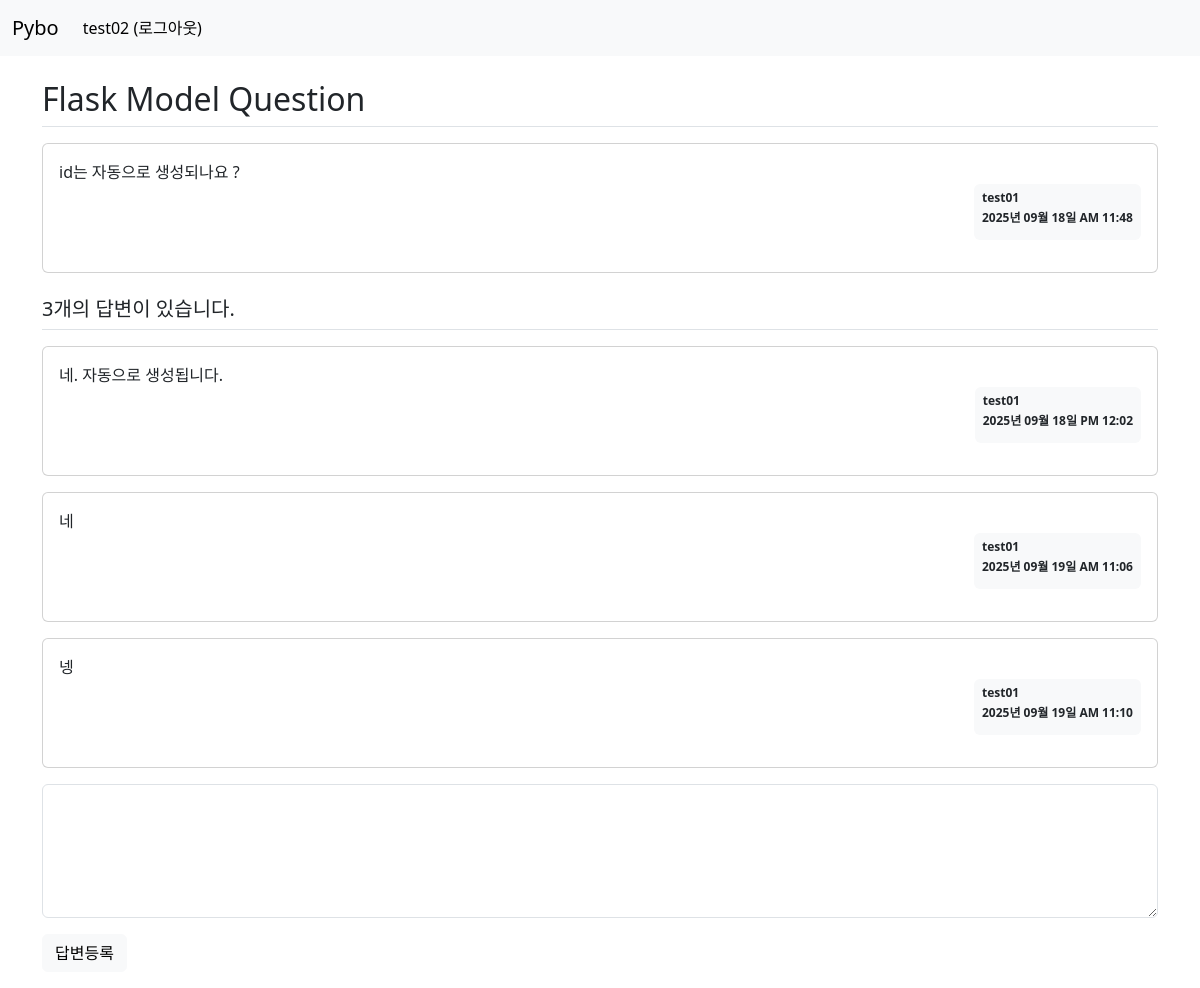
The page /question/detail/2/ (signed in) on the database its author committed.
### pybo/models.py (models this page shows)
class User(db.Model):
    id = db.Column(db.Integer, primary_key=True) # 테이블에서 유일하게 구분할 수 있는 값들
    username = db.Column(db.String(150), unique=True, nullable=False) # unique = 중복 X
    password = db.Column(db.String(200), nullable=False)
    email = db.Column(db.String(120), unique=True, nullable=False)

class Question(db.Model):    # class() -> 괄호 안에 내용 : 다른 클래스를 상속받을 때 괄호 안에 씀
    id = db.Column(db.Integer, primary_key=True)
    subject = db.Column(db.String(200), nullable=False) # not null = nullable
    content = db.Column(db.Text(), nullable=False)
    create_date = db.Column(db.DateTime(), nullable=False)
    user_id = db.Column(db.Integer, db.ForeignKey('user.id', ondelete='CASCADE'), nullable=False)
    user = db.relationship('User', backref=db.backref('question_set'))
    modify_date = db.Column(db.DateTime(), nullable=True)
    image_path = db.Column(db.String(200), nullable=True)

class Answer(db.Model):
    id = db.Column(db.Integer, primary_key=True)
    question_id = db.Column(db.Integer, db.ForeignKey('question.id', ondelete='CASCADE'))
    question = db.relationship('Question', backref=db.backref('answer_set')) # Question과 연결
    content = db.Column(db.Text(), nullable=False)
    create_date = db.Column(db.DateTime(), nullable=False)
    user_id = db.Column(db.Integer, db.ForeignKey('user.id', ondelete='CASCADE'), nullable=False)
    user = db.relationship('User', backref=db.backref('answer_set'))
    modify_date = db.Column(db.DateTime(), nullable=True)

### pybo/views/question_views.py (the view)
@bp.route('/detail/<int:question_id>/') # <url parameter> -> question 아이디만 받아서 원하는 부분만 보여줌 / 문자열로 고정하면 수정이 어려움
def detail(question_id):
    form = AnswerForm() # 질문 상세 템플릿에 답변 폼 추가
    question = Question.query.get_or_404(question_id)  # get 말고 get_or_404 쓰면 값이 없을 때 404 page를 보여줌 / ctrl누르고 클릭하면 함수 정의 보여줌
    return render_template('question/question_detail.html', question=question, form=form)

### pybo/forms.py
class AnswerForm(FlaskForm):
    content = TextAreaField('내용', validators=[DataRequired("내용은 필수입력 항목입니다.")])

### pybo/filter.py (called while the page is built)
def format_datetime(value, fmt='%Y년 %m월 %d일 %p %I:%M'):
    return value.strftime(fmt)

### pybo/views/auth_views.py (called while the page is built)
@bp.before_app_request
def load_logged_in_user():
    user_id = session.get('user_id')
    if user_id is None:
        g.user = None # 플라스크에서 사용하는 객체 g => 컨텍스트 변수, 요청 -> 응답 과정에서 유효함, 사용자의 정보를 기억
    else:
        g.user= User.query.get(int(user_id)) # user의 정보(id, pw, em ...)을 다 가져와서 g에 저장

### pybo/templates/question/question_detail.html (shortened to what this page needs)
{% extends 'base.html' %}
{% block content %}
<div class="container my-3">
    <h2 class="border-bottom py-2">{{ question.subject }}</h2>
    <div class="card my-3">
        <div class="card-body">
            <div class="card-text">
                {{ question.content }}
            </div>
             <div class="d-flex justify-content-end">
                <div class="badge bg-light text-dark p-2 text-start">
                    <p class="mb-2">{{ question.user.username }}</p>
                    <p class="mb-2">{{ question.create_date|datetime }}</p>
                </div>
            </div>
        </div>
    </div>
    <h5 class="border-bottom my-3 py-2">{{ question.answer_set|length }}개의 답변이 있습니다.</h5>
    {% for answer in question.answer_set %}
    <div class="card my-3">
        <div class="card-body">
            <div class="card-text">
                {{ answer.content }}
            </div>
            <div class="d-flex justify-content-end">
                <div class="badge bg-light text-dark p-2 text-start">
                    <p class="mb-2">{{ answer.user.username }}</p>
                    <p class="mb-2">{{ answer.create_date|datetime }}</p>
                </div>
            </div>
        </div>
    </div>
    {% endfor %}
    <form action="{{ url_for('answer.create', question_id= question.id)}}" method="post">
        <textarea {% if not g.user %} disabled {% endif %}
                  class="form-control" name="content" id="content" rows="5"></textarea>
        <button {% if not g.user %} disabled {% endif %}
                type="submit" class="btn btn-light mt-3">답변등록</button>
    </form>
</div>
{% endblock %}

### pybo/templates/navbar.html (shortened to what this page needs)
    <nav class="navbar navbar-expand-sm bg-body-tertiary">
        <div class="container-fluid">
            <a class="navbar-brand" href="{{ url_for('main.index') }}">Pybo</a>
            <div class="collapse navbar-collapse" id="navbarTogglerDemo02">
                {% if g.user %}
                <ul class="navbar-nav me-auto mb-2 mb-lg-0">
                    <li class="nav-item">
                        <a class="nav-link active" aria-current="page" href="{{ url_for('auth.logout') }}">{{ g.user.username }} (로그아웃)</a>
                    </li>
                </ul>
            {% endif %}
            </div>
        </div>
    </nav>

### pybo/static/style.css (style rules this page uses)
textarea { width: 100%; }
button[type='submit'] { martin-top: 10px; }

### rows shown on the page
User: user.username "test02"
Question: subject "Flask Model Question", content "id는 자동으로 생성되나요 ?", create_date "2025년 09월 18일 AM 11:48"
User: user.username "test01"
Answer: content "네. 자동으로 생성됩니다.", user.username "test01", create_date "2025년 09월 18일 PM 12:02"
Answer: content "네", user.username "test01", create_date "2025년 09월 19일 AM 11:06"
Answer: content "넹", user.username "test01", create_date "2025년 09월 19일 AM 11:10"

### other values the page prints
{{ question.answer_set|length }} "3"
